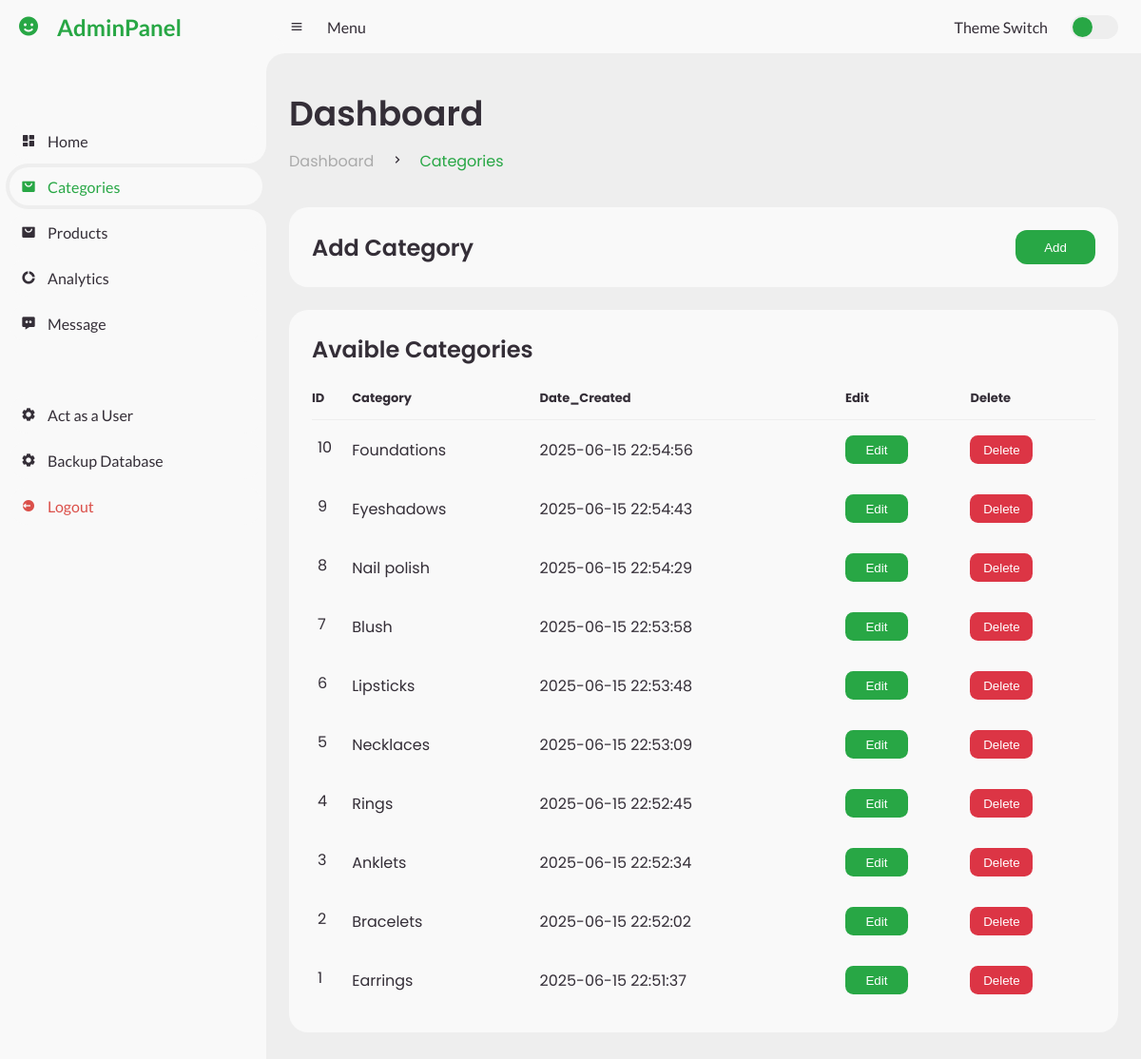
Before: /admin/?categories=true (signed in) with the older database file.
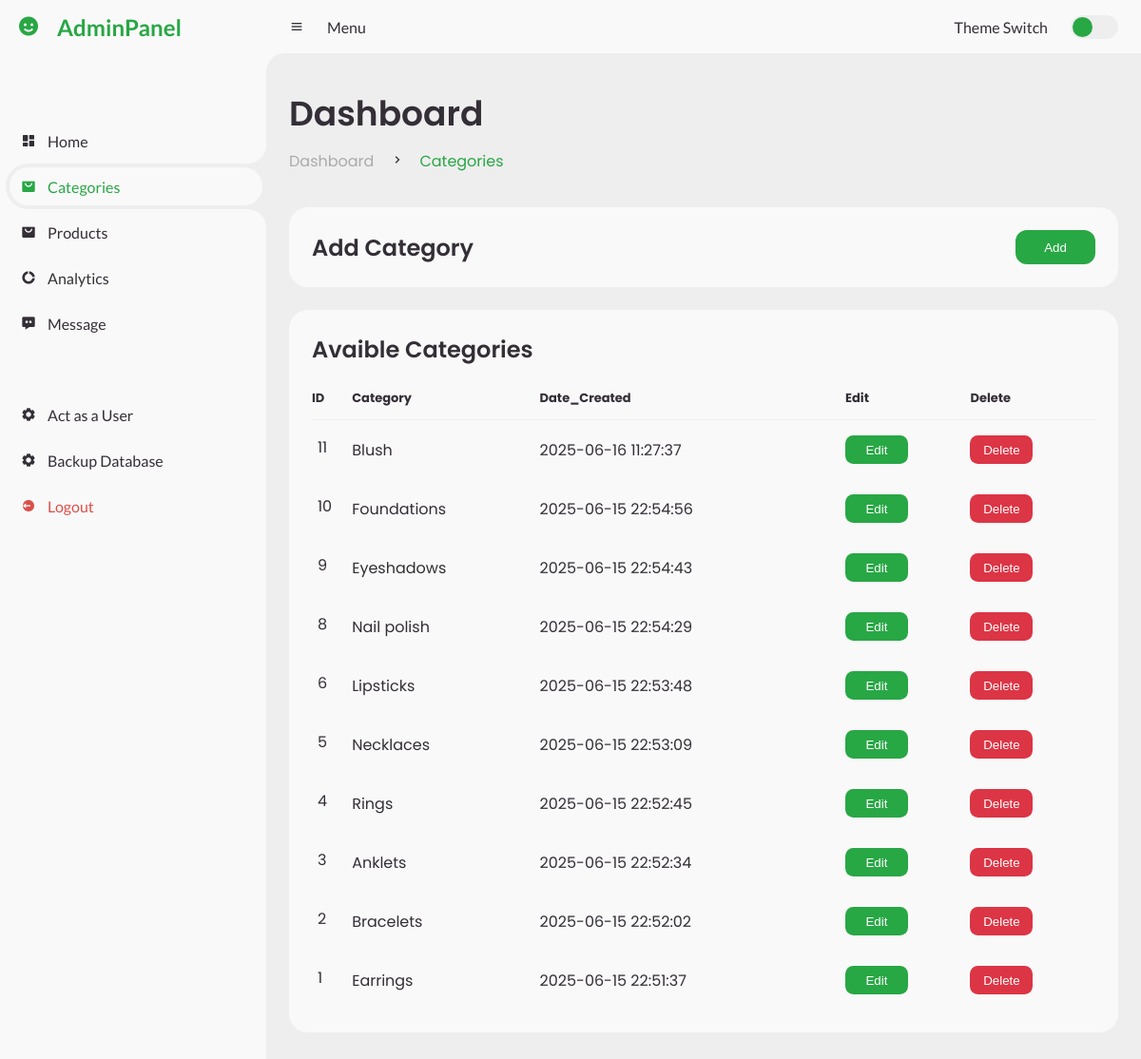
After: the same page with the newer database file.
### tables this page shows
CREATE TABLE `category` (
  `id` int(11) NOT NULL AUTO_INCREMENT,
  `name` varchar(255) NOT NULL,
  `created_at` timestamp NOT NULL DEFAULT current_timestamp(),
  PRIMARY KEY (`id`)
);

### admin/client/categories.php (the view)
<div class="head-title">
    <div class="left">
        <h1>Dashboard</h1>
        <ul class="breadcrumb">
            <li>
                <a href="#">Dashboard</a>
            </li>
            <li><i class='bx bx-chevron-right'></i></li>
            <li>
                <a class="active" href="#">Categories</a>
            </li>
        </ul>
    </div>
</div>
<ul class="box-info">
    <li style="display: flex; justify-content: space-between; ">
        <span class="text">
            <h3>Add Category</h3>
        </span>
        <a href="?add_category=true"><button class="add-btn">Add</button></a>
    </li>
</ul>
<div class="table-data">
    <div class="order">
        <div class="head">
            <h3>Avaible Categories</h3>
        </div>
        <table>
            <thead>
                <tr>
                    <th>ID</th>
                    <th>Category</th>
                    <th>Date_Created</th>
                    <th>Edit</th>
                    <th>Delete</th>
                </tr>
            </thead>
            <tbody>
                <?php
                $sql = "SELECT * FROM category ORDER BY id DESC;";
                $result = $conn->query($sql);
                if (isset($result)) {
                    if ($result->num_rows > 0) {
                        while ($row = $result->fetch_assoc()) {
                            $category = ucfirst($row['name']);
                            $id = $row['id'];
                            $created_at = $row['created_at'];
                            echo "<tr>
                    <td>
                    <p>$id</p>
                    </td>
                    <td>$category</td>
                    <td>$created_at</td>
                    <input type='hidden' value'$id' name='id'>
                    <td><a href='?edit_category=true&category_id=$id'><button class='edit'>Edit</button></a></td>
                    <td><a href='?delete_category=true&category_id=$id'><button class='delete'>Delete</button></a></td>
                </tr>";
                        }
                    }
                }
                ?>
            </tbody>
        </table>
    </div>
</div>

### admin/index.php (shortened to what this page needs)
<?php
include('./common/db_connect.php');
?>
<!DOCTYPE html>
<html lang="en">
<head>
	<link href='https://unpkg.com/boxicons@2.0.9/css/boxicons.min.css' rel='stylesheet'>
	<link rel="stylesheet" href="./public/css/style.css">
</head>
<body>
	<section id="sidebar">
		<a href="#" class="brand">
			<i class='bx bxs-smile'></i>
			<span class="text">AdminPanel</span>
		</a>
		<ul class="side-menu top">
			<li class="<?php if ($_SERVER['REQUEST_URI'] === '/glamistry/admin/' || $_SERVER['REQUEST_URI'] === '/glamistry/admin' || $_SERVER['REQUEST_URI'] === '/glamistry/admin/index.php') {echo "active";} ?>">
				<a href="/glamistry/admin/">
					<i class='bx bxs-dashboard'></i>
					<span class="text">Home</span>
				</a>
			</li>
			<li class="<?php if (isset($_GET['categories']) || isset($_GET['add_category']) || isset($_GET['edit_category'])) {echo "active";} ?>">
				<a href="?categories=true">
					<i class='bx bxs-shopping-bag-alt'></i>
					<span class="text">Categories</span>
				</a>
			</li>
			<li class="<?php if (isset($_GET['products']) || isset($_GET['add_product']) || isset($_GET['edit_product'])) {echo "active";} ?>">
				<a href="?products=true">
					<i class='bx bxs-shopping-bag-alt'></i>
					<span class="text">Products</span>
				</a>
			</li>
			<li class="<?php if (isset($_GET['analytics'])) {echo "active";} ?>">
				<a href="?analytics=true">
					<i class='bx bxs-doughnut-chart'></i>
					<span class="text">Analytics</span>
				</a>
			</li>
			<li class="<?php if (isset($_GET['message'])) {echo "active";} ?>">
				<a href="?message=true">
					<i class='bx bxs-message-dots'></i>
					<span class="text">Message</span>
				</a>
			</li>
		</ul>
		<ul class="side-menu">
			<li>
				<a href="/glamistry/">
					<i class='bx bxs-cog'></i>
					<span class="text">Act as a User</span>
				</a>
			</li>
			<li>
				<a href="./server/backup_database.php">
					<i class='bx bxs-cog'></i>
					<span class="text">Backup Database</span>
				</a>
			</li>
			<li>
				<a href="./server/logout_request.php" class="logout">
					<i class='bx bxs-log-out-circle'></i>
					<span class="text">Logout</span>
				</a>
			</li>
		</ul>
	</section>
	<section id="content">
		<nav>
			<i class='bx bx-menu'></i>
			<a href="#" class="nav-link">Menu</a>
			<a class="text">Theme Switch</a>
			<label for="switch-mode" class="switch-mode"></label>
		</nav>
		<main>
			<?php
			if (isset($_SESSION['user']['role']) == 'admin') {
				if (isset($_GET['categories'])) {
					include('./client/categories.php');
				}
			} else {
				header('Location: /glamistry/');
				die();
			}
			?>
		</main>
	</section>
</body>
</html>

Changed rows visible on the page:
removed category: id "7", name "Blush", created_at "2025-06-15 22:53:58"
added category: id "11", name "Blush", created_at "2025-06-16 11:27:37"
